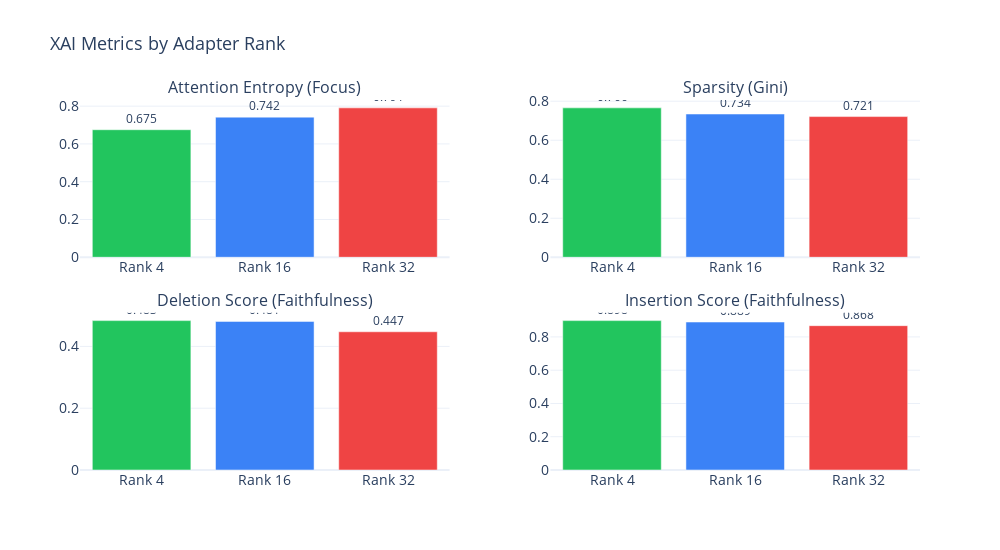

The code cell stored with this chart in its notebook:
### Markdown cell above
### 6.3 XAI Metrics Distribution by Adapter

### Code cell
# =============================================================================
# XAI METRICS BY ADAPTER
# =============================================================================

def plot_xai_by_adapter() -> go.Figure:
    """Plot XAI metrics distribution by adapter rank."""
    if "adapter_summary" not in gold_data:
        return go.Figure()
    
    adapter = gold_data["adapter_summary"].sort_values(
        "adapter_rank", key=lambda x: x.astype(int)
    )
    ranks = [f"Rank {r}" for r in adapter["adapter_rank"]]
    
    metrics = [
        ("mean_entropy", "Attention Entropy (Focus)"),
        ("mean_sparsity", "Sparsity (Gini)"),
        ("mean_deletion", "Deletion Score (Faithfulness)"),
        ("mean_insertion", "Insertion Score (Faithfulness)")
    ]
    
    fig = make_subplots(
        rows=2, cols=2,
        subplot_titles=[m[1] for m in metrics],
        vertical_spacing=0.15,
        horizontal_spacing=0.12
    )
    
    colors = [COLORS["rank_4"], COLORS["rank_16"], COLORS["rank_32"]]
    positions = [(1, 1), (1, 2), (2, 1), (2, 2)]
    
    for (col, name), (row, col_pos) in zip(metrics, positions):
        if col in adapter.columns:
            fig.add_trace(go.Bar(
                x=ranks,
                y=adapter[col],
                marker_color=colors,
                text=adapter[col].round(3),
                textposition="outside",
                textfont=dict(size=12),
                showlegend=False
            ), row=row, col=col_pos)
    
    fig.update_layout(
        height=550,
        width=DEFAULT_WIDTH,
        template=TEMPLATE,
        title_text="XAI Metrics by Adapter Rank",
        title_font=dict(size=TITLE_SIZE),
        font=dict(size=FONT_SIZE)
    )
    
    return fig


def plot_xai_box_plots() -> go.Figure:
    """Create box plots showing XAI metric distributions.
    
    Simulates distribution based on mean and expected variance patterns.
    
    Returns:
        Plotly figure with box plots.
    """
    if "adapter_summary" not in gold_data:
        return go.Figure()
    
    adapter = gold_data["adapter_summary"]
    
    # Simulate distributions based on means
    np.random.seed(42)
    n_samples = 100
    
    all_data = []
    metrics = ["mean_entropy", "mean_sparsity", "mean_deletion", "mean_insertion"]
    metric_names = ["Attention Entropy", "Sparsity", "Deletion Score", "Insertion Score"]
    
    for _, row in adapter.iterrows():
        rank = f"Rank {row['adapter_rank']}"
        for metric, metric_name in zip(metrics, metric_names):
            if metric in row:
                mean_val = row[metric]
                # Simulate distribution with ~10% std
                std_val = mean_val * 0.15
                samples = np.random.normal(mean_val, std_val, n_samples)
                for s in samples:
                    all_data.append({
                        "Adapter": rank,
                        "Metric": metric_name,
                        "Value": s
                    })
    
    df = pd.DataFrame(all_data)
    
    fig = make_subplots(
        rows=2, cols=2,
        subplot_titles=metric_names,
        vertical_spacing=0.15,
        horizontal_spacing=0.12
    )
    
    positions = [(1, 1), (1, 2), (2, 1), (2, 2)]
    rank_colors = {
        "Rank 4": COLORS["rank_4"],
        "Rank 16": COLORS["rank_16"],
        "Rank 32": COLORS["rank_32"]
    }
    
    for metric_name, (row, col) in zip(metric_names, positions):
        metric_df = df[df["Metric"] == metric_name]
        for rank in ["Rank 4", "Rank 16", "Rank 32"]:
            rank_df = metric_df[metric_df["Adapter"] == rank]
            fig.add_trace(go.Box(
                y=rank_df["Value"],
                name=rank,
                marker_color=rank_colors[rank],
                boxmean=True,
                showlegend=(row == 1 and col == 1)
            ), row=row, col=col)
    
    fig.update_layout(
        height=600,
        width=DEFAULT_WIDTH,
        template=TEMPLATE,
        title_text="XAI Metrics Distribution by Adapter (Box Plots)",
        title_font=dict(size=TITLE_SIZE),
        font=dict(size=FONT_SIZE),
        legend=dict(orientation="h", yanchor="bottom", y=1.05, x=0.35)
    )
    
    return fig


def plot_accuracy_vs_entropy() -> go.Figure:
    """Scatter plot of accuracy vs entropy by adapter."""
    if "adapter_summary" not in gold_data:
        return go.Figure()
    
    adapter = gold_data["adapter_summary"]
    
    fig = go.Figure()
    
    rank_colors = {
        "4": COLORS["rank_4"],
        "16": COLORS["rank_16"],
        "32": COLORS["rank_32"]
    }
    
    for _, row in adapter.iterrows():
        rank = str(row["adapter_rank"])
        fig.add_trace(go.Scatter(
            x=[row["mean_entropy"]],
            y=[row["accuracy"]],
            mode="markers+text",
            marker=dict(
                size=40, 
                color=rank_colors.get(rank, COLORS["neutral"]),
                line=dict(width=2, color="white")
            ),
            text=[f"Rank {rank}"],
            textposition="top center",
            textfont=dict(size=14),
            name=f"Rank {rank}",
            showlegend=True
        ))
    
    fig.update_layout(
        height=DEFAULT_HEIGHT,
        width=DEFAULT_WIDTH,
        template=TEMPLATE,
        title_text="OOD Accuracy vs Attention Entropy",
        title_font=dict(size=TITLE_SIZE),
        font=dict(size=FONT_SIZE),
        xaxis_title="Mean Attention Entropy",
        yaxis_title="OOD Accuracy",
        yaxis_range=[0.7, 1.0],
        legend=dict(orientation="h", yanchor="bottom", y=1.02, x=0.35)
    )
    
    return fig


plot_xai_by_adapter().show()
plot_xai_box_plots().show()
plot_accuracy_vs_entropy().show()

### Figure 1 — Plotly figure (JSON) as saved in the notebook; plotly's stock layout.template omitted (floating-point values rounded to 4 significant figures)
{"data": [{"marker": {"color": ["#22c55e", "#3b82f6", "#ef4444"]}, "showlegend": false, "text": [0.675, 0.742, 0.791], "textfont": {"size": 12}, "textposition": "outside", "type": "bar", "x": ["Rank 4", "Rank 16", "Rank 32"], "xaxis": "x", "y": [0.6752, 0.7417, 0.7908], "yaxis": "y"}, {"marker": {"color": ["#22c55e", "#3b82f6", "#ef4444"]}, "showlegend": false, "text": [0.766, 0.734, 0.721], "textfont": {"size": 12}, "textposition": "outside", "type": "bar", "x": ["Rank 4", "Rank 16", "Rank 32"], "xaxis": "x2", "y": [0.7659, 0.7343, 0.7212], "yaxis": "y2"}, {"marker": {"color": ["#22c55e", "#3b82f6", "#ef4444"]}, "showlegend": false, "text": [0.483, 0.481, 0.447], "textfont": {"size": 12}, "textposition": "outside", "type": "bar", "x": ["Rank 4", "Rank 16", "Rank 32"], "xaxis": "x3", "y": [0.4834, 0.4808, 0.4472], "yaxis": "y3"}, {"marker": {"color": ["#22c55e", "#3b82f6", "#ef4444"]}, "showlegend": false, "text": [0.898, 0.889, 0.868], "textfont": {"size": 12}, "textposition": "outside", "type": "bar", "x": ["Rank 4", "Rank 16", "Rank 32"], "xaxis": "x4", "y": [0.8981, 0.8895, 0.8676], "yaxis": "y4"}], "layout": {"annotations": [{"font": {"size": 16}, "showarrow": false, "text": "Attention Entropy (Focus)", "x": 0.22, "xanchor": "center", "xref": "paper", "y": 1, "yanchor": "bottom", "yref": "paper"}, {"font": {"size": 16}, "showarrow": false, "text": "Sparsity (Gini)", "x": 0.78, "xanchor": "center", "xref": "paper", "y": 1, "yanchor": "bottom", "yref": "paper"}, {"font": {"size": 16}, "showarrow": false, "text": "Deletion Score (Faithfulness)", "x": 0.22, "xanchor": "center", "xref": "paper", "y": 0.425, "yanchor": "bottom", "yref": "paper"}, {"font": {"size": 16}, "showarrow": false, "text": "Insertion Score (Faithfulness)", "x": 0.78, "xanchor": "center", "xref": "paper", "y": 0.425, "yanchor": "bottom", "yref": "paper"}], "font": {"size": 14}, "height": 550, "title": {"font": {"size": 18}, "text": "XAI Metrics by Adapter Rank"}, "width": 1000, "xaxis": {"anchor": "y", "domain": [0, 0.44]}, "xaxis2": {"anchor": "y2", "domain": [0.56, 1]}, "xaxis3": {"anchor": "y3", "domain": [0, 0.44]}, "xaxis4": {"anchor": "y4", "domain": [0.56, 1]}, "yaxis": {"anchor": "x", "domain": [0.575, 1]}, "yaxis2": {"anchor": "x2", "domain": [0.575, 1]}, "yaxis3": {"anchor": "x3", "domain": [0, 0.425]}, "yaxis4": {"anchor": "x4", "domain": [0, 0.425]}}}
